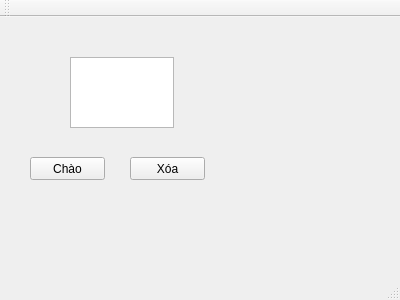
<?xml version="1.0" encoding="UTF-8"?>
<ui version="4.0">
 <class>MainWindow</class>
 <widget class="QMainWindow" name="MainWindow">
  <property name="geometry">
   <rect>
    <x>0</x>
    <y>0</y>
    <width>400</width>
    <height>300</height>
   </rect>
  </property>
  <property name="windowTitle">
   <string>MainWindow</string>
  </property>
  <widget class="QWidget" name="centralWidget">
   <widget class="QTextEdit" name="textEdit">
    <property name="geometry">
     <rect>
      <x>70</x>
      <y>40</y>
      <width>104</width>
      <height>71</height>
     </rect>
    </property>
   </widget>
   <widget class="QPushButton" name="pushButton">
    <property name="geometry">
     <rect>
      <x>30</x>
      <y>140</y>
      <width>75</width>
      <height>23</height>
     </rect>
    </property>
    <property name="text">
     <string>Chào</string>
    </property>
   </widget>
   <widget class="QPushButton" name="pushButton_2">
    <property name="geometry">
     <rect>
      <x>130</x>
      <y>140</y>
      <width>75</width>
      <height>23</height>
     </rect>
    </property>
    <property name="text">
     <string>Xóa</string>
    </property>
   </widget>
  </widget>
  <widget class="QMenuBar" name="menuBar">
   <property name="geometry">
    <rect>
     <x>0</x>
     <y>0</y>
     <width>400</width>
     <height>21</height>
    </rect>
   </property>
  </widget>
  <widget class="QToolBar" name="mainToolBar">
   <attribute name="toolBarArea">
    <enum>TopToolBarArea</enum>
   </attribute>
   <attribute name="toolBarBreak">
    <bool>false</bool>
   </attribute>
  </widget>
  <widget class="QStatusBar" name="statusBar"/>
 </widget>
 <layoutdefault spacing="6" margin="11"/>
 <resources/>
 <connections/>
</ui>
